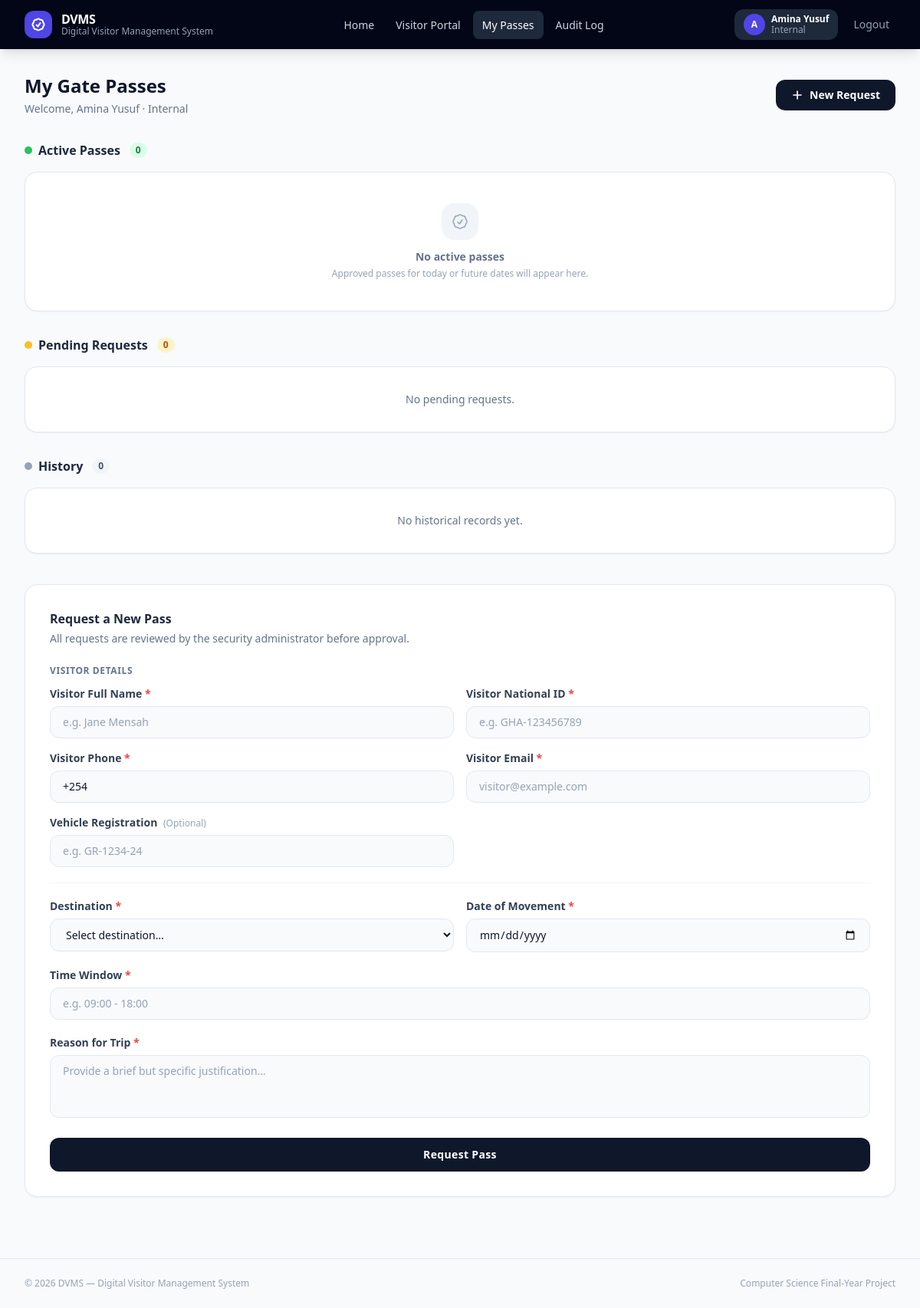
The page /requester (signed in) on the database as committed earlier.
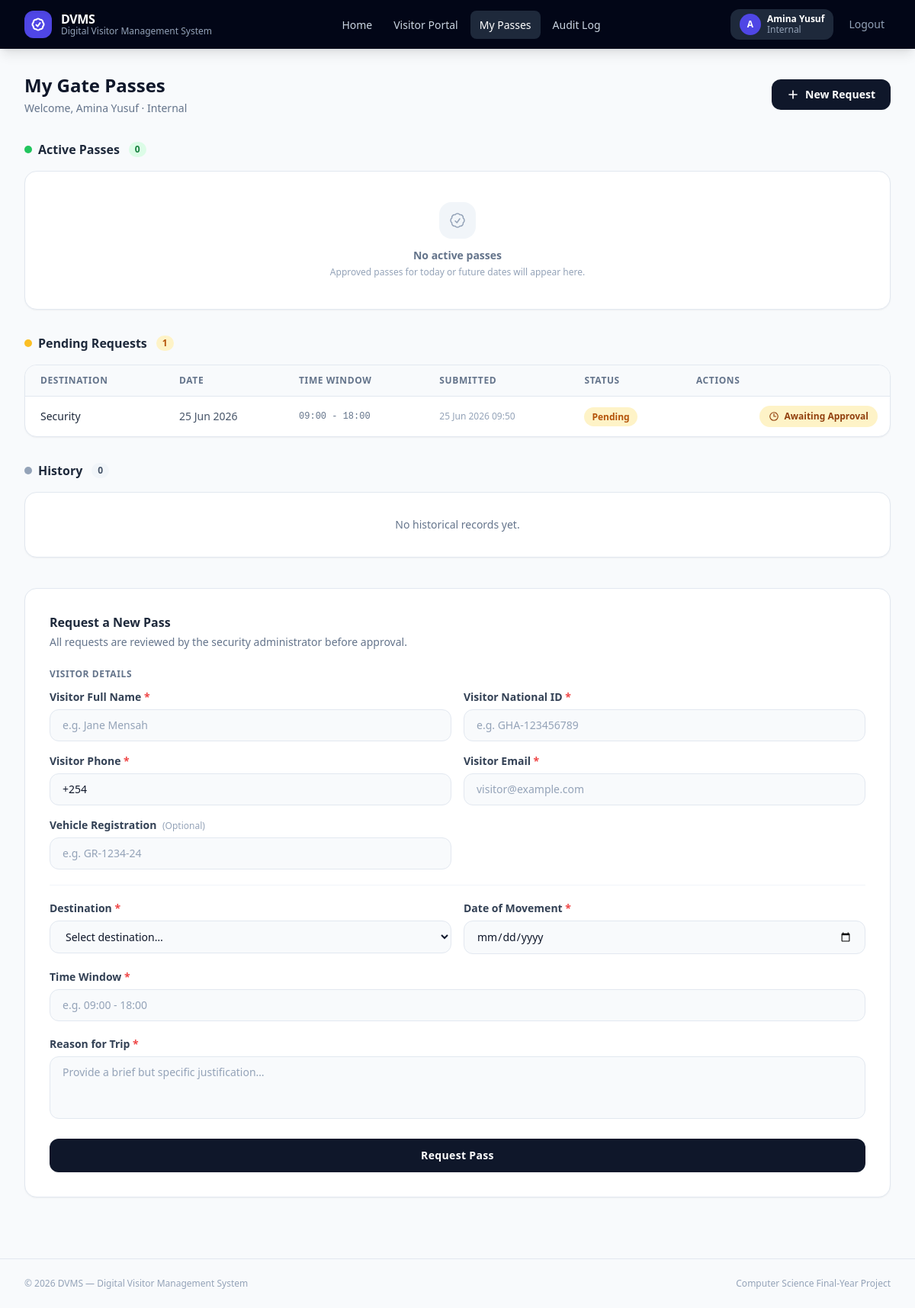
The same page on the database as committed later.
### app.py (models this page shows, shortened)
class PassRequest(db.Model):
    __tablename__ = "pass_requests"
    id = db.Column(db.Integer, primary_key=True)
    requester_id = db.Column(db.Integer, db.ForeignKey("users.id"), nullable=False)
    requester_name = db.Column(db.String(128), nullable=False)
    requester_type = db.Column(db.String(64), nullable=False)  # e.g. Student / Staff
    destination = db.Column(db.String(256), nullable=False)
    visit_date = db.Column(db.Date, nullable=False)
    time_window = db.Column(db.String(64), nullable=False)  # e.g. "09:00 - 18:00"
    reason = db.Column(db.Text, nullable=False)
    visitor_name = db.Column(db.String(128), nullable=True)
    visitor_national_id = db.Column(db.String(64), nullable=True)
    visitor_phone = db.Column(db.String(32), nullable=True)
    visitor_email = db.Column(db.String(128), nullable=True)
    visitor_vehicle_reg = db.Column(db.String(32), nullable=True)
    status = db.Column(db.String(32), nullable=False, default="Pending")
    comments = db.Column(db.Text, nullable=True)
    qr_token = db.Column(db.String(64), unique=True, nullable=True, index=True)
    created_at = db.Column(db.DateTime, default=datetime.utcnow)
    requester = db.relationship("User", backref="pass_requests")

### app.py (the view)
@app.route("/requester")
@login_required
def requester_page():
    user = User.query.get(session["user_id"])
    today = date.today()
    all_passes = (
        PassRequest.query.filter_by(requester_id=user.id)
        .order_by(PassRequest.created_at.desc()).all()
    )
    active_passes = [p for p in all_passes if p.status in ("Approved", "Checked In") and p.visit_date >= today]
    pending_passes = [p for p in all_passes if p.status == "Pending"]
    expired_passes = [
        p for p in all_passes
        if p.status in ("Rejected", "Expired", "Checked Out") or (p.status in ("Approved", "Checked In") and p.visit_date < today)
    ]
    qr_map = {p.id: generate_qr_base64(p.qr_token) for p in active_passes if p.qr_token}
    return render_template(
        "requester.html",
        user=user,
        active_passes=active_passes,
        pending_passes=pending_passes,
        expired_passes=expired_passes,
        qr_map=qr_map,
        departments=DEPARTMENTS,
    )

### app.py (called while the page is built)
def login_required(f):
    @wraps(f)
    def wrapped(*args, **kwargs):
        if "user_id" not in session:
            return redirect(url_for("index"))
        if not User.query.get(session["user_id"]):
            session.clear()
            return redirect(url_for("index"))
        return f(*args, **kwargs)
    return wrapped

@app.after_request
def set_security_headers(response):
    response.headers.setdefault("X-Content-Type-Options", "nosniff")
    response.headers.setdefault("X-Frame-Options", "DENY")
    response.headers.setdefault("X-XSS-Protection", "1; mode=block")
    response.headers.setdefault("Referrer-Policy", "strict-origin-when-cross-origin")
    return response

### templates/requester.html (shortened to what the changed rows need)
{% extends "base.html" %}
{% macro pass_actions(pass) %}
<div class="flex items-center justify-end">
  {% if pass.status in ('Approved', 'Checked In') and pass.qr_token %}
    {{ whatsapp_action(pass) }}
  {% elif pass.status == 'Pending' %}
    <span class="inline-flex items-center gap-1.5 px-3 py-1.5 rounded-full bg-amber-100 text-amber-800
                 text-xs font-semibold select-none" role="status">
      <svg class="w-3.5 h-3.5 shrink-0" fill="none" stroke="currentColor" stroke-width="2" viewBox="0 0 24 24" aria-hidden="true">
        <path stroke-linecap="round" stroke-linejoin="round" d="M12 6v6h4.5m4.5 0a9 9 0 11-18 0 9 9 0 0118 0z"/>
      </svg>
      Awaiting Approval
    </span>
  {% endif %}
</div>
{% endmacro %}
{% block content %}
<div class="flex flex-col sm:flex-row sm:items-center sm:justify-between gap-4 mb-8">
  <div>
    <h1 class="text-2xl font-bold text-slate-900">My Gate Passes</h1>
  </div>
</div>
<section class="mb-8">
  <div class="flex items-center gap-2 mb-4">
    <h2 class="text-base font-bold text-slate-800">Active Passes</h2>
  </div>
</section>
<section class="mb-8">
  <div class="flex items-center gap-2 mb-4">
    <span class="w-2.5 h-2.5 rounded-full bg-amber-400"></span>
    <h2 class="text-base font-bold text-slate-800">Pending Requests</h2>
    <span class="ml-1 px-2 py-0.5 rounded-full bg-amber-100 text-amber-700 text-xs font-semibold">
      {{ pending_passes | length }}
    </span>
  </div>
  {% if pending_passes %}
    <div class="bg-white rounded-2xl border border-slate-200 shadow-sm overflow-hidden">
      <table class="w-full text-sm">
        <thead class="bg-slate-50 border-b border-slate-200">
          <tr>
            <th class="text-left text-xs font-semibold text-slate-500 uppercase tracking-wider px-5 py-3">Destination</th>
            <th class="text-left text-xs font-semibold text-slate-500 uppercase tracking-wider px-4 py-3">Date</th>
            <th class="text-left text-xs font-semibold text-slate-500 uppercase tracking-wider px-4 py-3">Time Window</th>
            <th class="text-left text-xs font-semibold text-slate-500 uppercase tracking-wider px-4 py-3">Submitted</th>
            <th class="text-left text-xs font-semibold text-slate-500 uppercase tracking-wider px-4 py-3">Status</th>
            <th class="text-left text-xs font-semibold text-slate-500 uppercase tracking-wider px-4 py-3">Actions</th>
          </tr>
        </thead>
        <tbody class="divide-y divide-slate-50">
          {% for pass in pending_passes %}
            <tr class="hover:bg-slate-50 transition">
              <td class="px-5 py-3 font-medium text-slate-800">{{ pass.destination }}</td>
              <td class="px-4 py-3 text-slate-600">{{ pass.visit_date.strftime('%d %b %Y') }}</td>
              <td class="px-4 py-3 text-slate-500 text-xs font-mono">{{ pass.time_window }}</td>
              <td class="px-4 py-3 text-slate-400 text-xs">{{ pass.created_at.strftime('%d %b %Y %H:%M') }}</td>
              <td class="px-4 py-3">
                <span class="px-2.5 py-1 rounded-full bg-amber-100 text-amber-700 text-xs font-semibold">Pending</span>
              </td>
              <td class="px-4 py-3">{{ pass_actions(pass) }}</td>
            </tr>
          {% endfor %}
        </tbody>
      </table>
    </div>
  {% else %}
    <div class="bg-white rounded-2xl border border-slate-200 shadow-sm p-8 text-center">
      <p class="text-sm text-slate-500">No pending requests.</p>
    </div>
  {% endif %}
</section>
<section class="mb-10">
  <div class="flex items-center gap-2 mb-4">
    <h2 class="text-base font-bold text-slate-800">History</h2>
  </div>
</section>
<div id="requestFormCard" class="bg-white rounded-2xl border border-slate-200 shadow-sm p-8">
  <h2 class="text-base font-bold text-slate-800 mb-1">Request a New Pass</h2>
</div>
{% endblock %}

Rows that differ between the two databases and show on the page:
added PassRequest: destination "Security", visit_date "25 Jun 2026", time_window "09:00 - 18:00", created_at "25 Jun 2026 09:50", status "Pending" (drawn)
Other text that changed with them:
{{ pending_passes | length }}: "0" → "1"
text no longer shown: "No pending requests."
text now shown: "DESTINATION DATE TIME WINDOW SUBMITTED STATUS ACTIONS"
